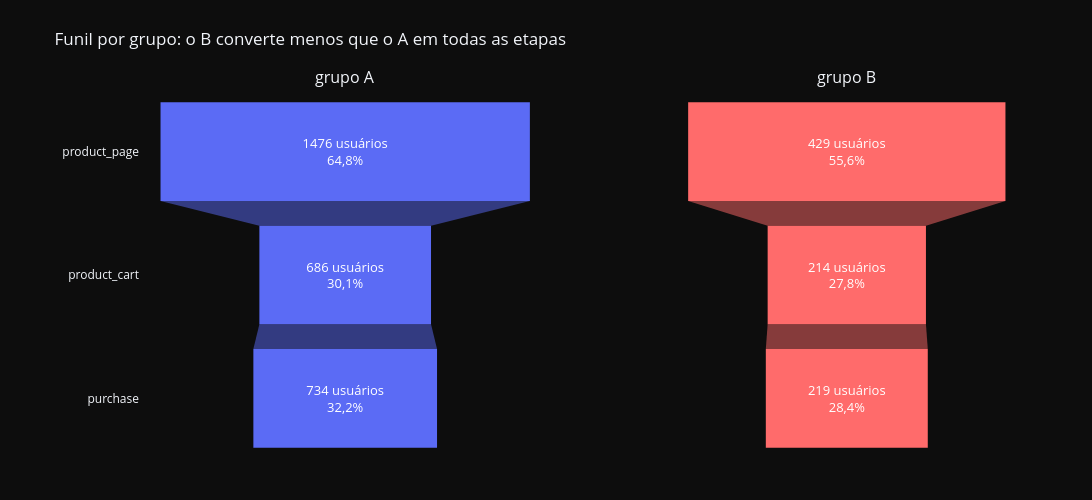

The cell this chart's notebook holds for it:
### Code cell
import plotly.graph_objects as go
from plotly.subplots import make_subplots

# 4. funil no formato de funil (go.Funnel), um painel por grupo
#    a largura é a % do total do grupo, e não o número de usuários: assim o B, que é menor, fica comparável ao A
#    o rótulo é montado à mão (usuários e %), porque o textinfo do plotly sai em inglês
fig = make_subplots(rows=1, cols=2, shared_yaxes=True, subplot_titles=['grupo A', 'grupo B'])
for coluna, grupo in enumerate(['A', 'B'], start=1):
    rotulos = [f'{usuarios} usuários<br>{pct:.1f}%'.replace('.', ',')
            for usuarios, pct in zip(funil[f'usuários {grupo}'], funil[f'% {grupo} do total'])]
    fig.add_trace(go.Funnel(
        name=f'grupo {grupo}',
        y=ETAPAS,
        x=funil[f'% {grupo} do total'],
        text=rotulos,
        textinfo='text',
        textposition='inside',
        insidetextfont=dict(size=13, color='#ffffff'),
        marker=dict(color=COR_GRUPO[grupo]),
        connector=dict(line=dict(color='#333333')),
    ), row=1, col=coluna)

# matches='x' põe os dois painéis na mesma escala: sem isso o topo do B pareceria do tamanho do A
fig.update_xaxes(matches='x')
fig.update_layout(
    template='plotly_dark',
    title='Funil por grupo: o B converte menos que o A em todas as etapas',
    paper_bgcolor='#0d0d0d', plot_bgcolor='#0d0d0d', showlegend=False,
    uniformtext=dict(minsize=12, mode='show'),
    width=1100, height=500, margin=dict(l=140, r=40, t=90, b=40),
)

fig.show()

### Figure 1 — Plotly figure (JSON) as saved in the notebook; plotly's stock layout.template omitted (floating-point values rounded to 4 significant figures)
{"data": [{"connector": {"line": {"color": "#333333"}}, "insidetextfont": {"color": "#ffffff", "size": 13}, "marker": {"color": "#5B6BF5"}, "name": "grupo A", "text": ["1476 usuários<br>64,8%", "686 usuários<br>30,1%", "734 usuários<br>32,2%"], "textinfo": "text", "textposition": "inside", "type": "funnel", "x": [64.77, 30.1, 32.21], "xaxis": "x", "y": ["product_page", "product_cart", "purchase"], "yaxis": "y"}, {"connector": {"line": {"color": "#333333"}}, "insidetextfont": {"color": "#ffffff", "size": 13}, "marker": {"color": "#FF6B6B"}, "name": "grupo B", "text": ["429 usuários<br>55,6%", "214 usuários<br>27,8%", "219 usuários<br>28,4%"], "textinfo": "text", "textposition": "inside", "type": "funnel", "x": [55.64, 27.76, 28.4], "xaxis": "x2", "y": ["product_page", "product_cart", "purchase"], "yaxis": "y2"}], "layout": {"annotations": [{"font": {"size": 16}, "showarrow": false, "text": "grupo A", "x": 0.225, "xanchor": "center", "xref": "paper", "y": 1, "yanchor": "bottom", "yref": "paper"}, {"font": {"size": 16}, "showarrow": false, "text": "grupo B", "x": 0.775, "xanchor": "center", "xref": "paper", "y": 1, "yanchor": "bottom", "yref": "paper"}], "height": 500, "margin": {"b": 40, "l": 140, "r": 40, "t": 90}, "paper_bgcolor": "#0d0d0d", "plot_bgcolor": "#0d0d0d", "showlegend": false, "title": {"text": "Funil por grupo: o B converte menos que o A em todas as etapas"}, "uniformtext": {"minsize": 12, "mode": "show"}, "width": 1100, "xaxis": {"anchor": "y", "domain": [0, 0.45], "matches": "x"}, "xaxis2": {"anchor": "y2", "domain": [0.55, 1], "matches": "x"}, "yaxis": {"anchor": "x", "domain": [0, 1]}, "yaxis2": {"anchor": "x2", "domain": [0, 1], "matches": "y", "showticklabels": false}}}
